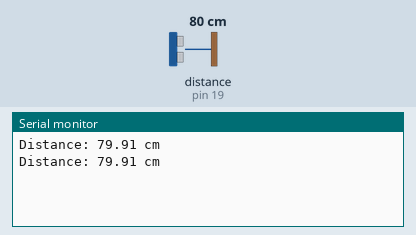
Bench run of a sketch on a simulated Arduino Uno, built with avr-gcc and run on an emulated ATmega328P. On the bench: the last lines printed to the serial monitor. Wiring (inferred from the names in the program): ultrasonic range finder: trigger pin 5; echo pin 19. The test bench sets the inputs (shaded band); at power-on: distance to the obstacle (sensor on pin 19) 80 cm. The echo pulse lasts 58.3 µs per cm.

Above: at 1.8 s.
1.9 s: distance to the obstacle (sensor on pin 19) set to 2 cm
At 2.8 s:
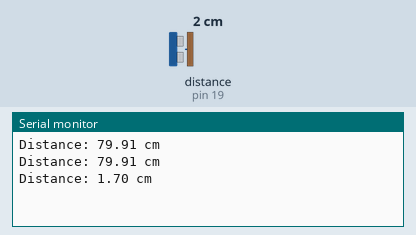
3.4 s: distance to the obstacle (sensor on pin 19) set to 120 cm
At 4.8 s:
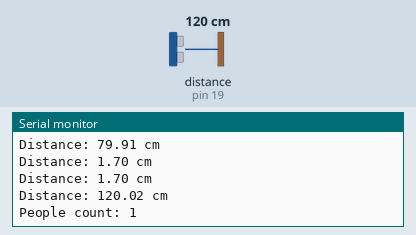
Timing chart, 0 to 6.4 s (numbered marks = the images above; inputs shaded):
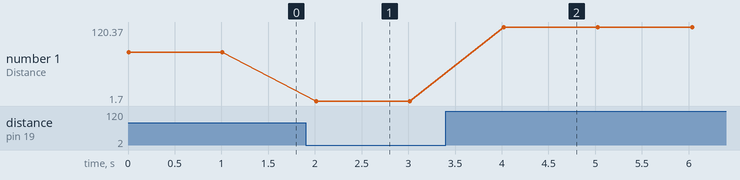

The sketch:

count_ultrasonic.ino
```cpp
#define TRIG_PIN 5
#define ECHO_PIN 19
#define DISTANCE_THRESHOLD 50   // Adjust this threshold for detecting a person
#define EXIT_THRESHOLD 100      // Adjust this threshold to detect when the person leaves

long lastDistance = 0;
int peopleCount = 0;
bool enteringDetected = false;  // Detect the first threshold (entering)
bool exitingDetected = false;   // Detect the second threshold (exiting)

void setup() {
  Serial.begin(115200);
  pinMode(TRIG_PIN, OUTPUT);
  pinMode(ECHO_PIN, INPUT);
}

void loop() {
  // Clear the trigger pin
  digitalWrite(TRIG_PIN, LOW);
  delayMicroseconds(2);

  // Send a pulse to the TRIG pin
  digitalWrite(TRIG_PIN, HIGH);
  delayMicroseconds(10);
  digitalWrite(TRIG_PIN, LOW);

  // Measure the duration of the pulse on the ECHO pin
  long duration = pulseIn(ECHO_PIN, HIGH);

  // Calculate distance in centimeters
  float distance = duration * 0.0344 / 2;

  // Print distance to serial monitor
  Serial.print("Distance: ");
  Serial.print(distance);
  Serial.println(" cm");

  // Detect when a person enters the detection zone
  if (distance < DISTANCE_THRESHOLD && !enteringDetected) {
    enteringDetected = true; // Person is entering
    exitingDetected = false; // Reset exit detection
  }

  // Detect when the person exits the detection zone
  if (enteringDetected && distance > EXIT_THRESHOLD && !exitingDetected) {
    exitingDetected = true; // Person has exited
    peopleCount++;          // Count one person
    enteringDetected = false; // Reset for the next person
    Serial.print("People count: ");
    Serial.println(peopleCount);
  }

  delay(1000); // Wait for 500 milliseconds before the next measurement
}
```

Measured:
- after the input at 1.9 s, the serial monitor: prints a new line after 0.11 s (image 1)
- after the input at 3.4 s, the serial monitor: prints a new line after 0.62 s (image 2)
- plotted number 1: 79.91 → 1.7 after the input at 1.9 s, 1.7 → 120.37 after the input at 3.4 s
